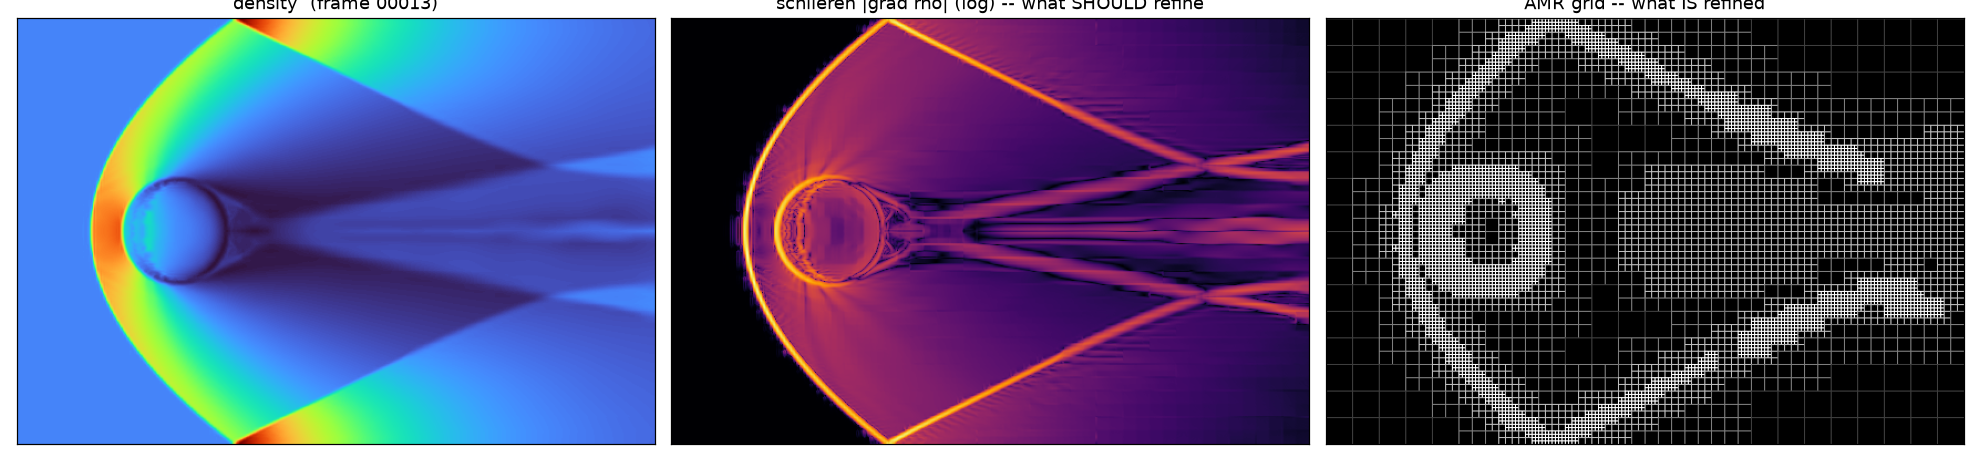

The Python source for this figure:
#!/usr/bin/env python3
"""Schlieren (|grad rho|) beside the AMR grid to see whether wake structure is
being missed by the refinement indicator."""
import numpy as np, matplotlib
matplotlib.use("Agg")
import matplotlib.pyplot as plt
import matplotlib.image as mpimg
import sys

n = sys.argv[1] if len(sys.argv) > 1 else "00013"
rho  = mpimg.imread(f"output/image00_{n}.png").astype(float)
grid = mpimg.imread(f"output/grid_{n}.png").astype(float)
if rho.ndim == 3:  rho  = rho[...,0]
if grid.ndim == 3: grid = grid[...,0]

# schlieren = |grad rho|, log-scaled to reveal weak wake gradients
gy, gx = np.gradient(rho)
sch = np.sqrt(gx*gx + gy*gy)
sch = np.log1p(sch / (sch.max()+1e-12) * 500)

fig, ax = plt.subplots(1, 3, figsize=(18, 4.2))
ax[0].imshow(rho, cmap="turbo", origin="upper");  ax[0].set_title(f"density  (frame {n})")
ax[1].imshow(sch, cmap="inferno", origin="upper"); ax[1].set_title("schlieren |grad rho| (log) -- what SHOULD refine")
ax[2].imshow(grid, cmap="gray", origin="upper");   ax[2].set_title("AMR grid -- what IS refined")
for a in ax: a.set_xticks([]); a.set_yticks([])
fig.tight_layout()
fig.savefig("scripts/wake_check.png", dpi=110)
print("wrote scripts/wake_check.png")
